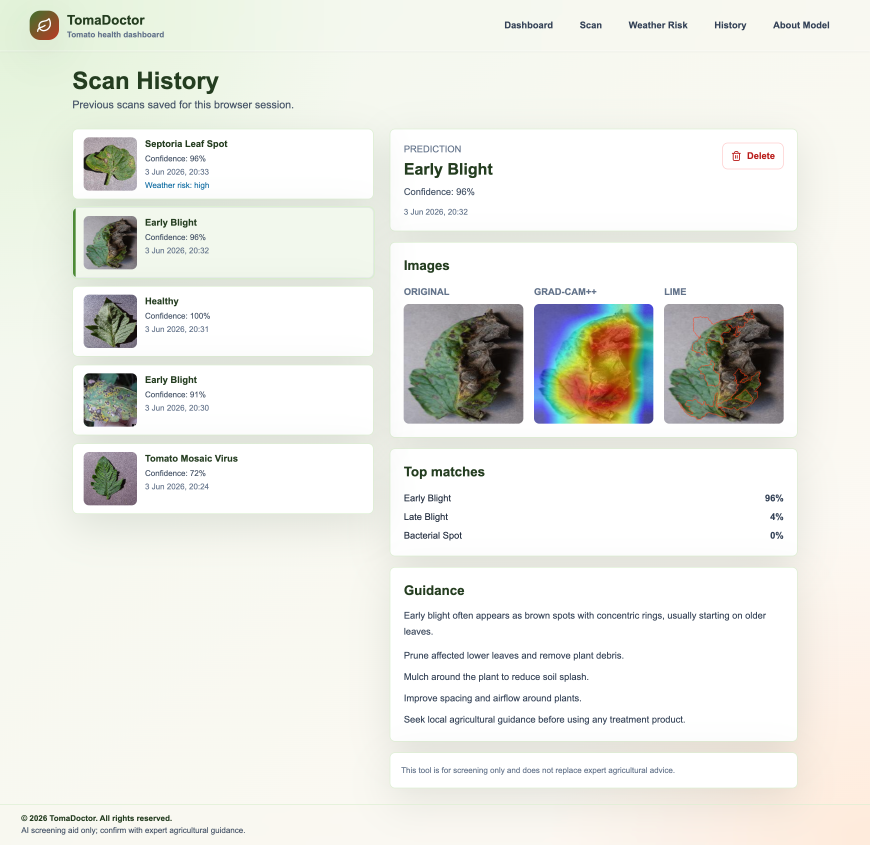
#> input picture Clips/history.png, 2610 x 2534 px (shown at 1/3 size)
$ python -i image_quality.py   (imports and definitions only)   (older library calls are emulated)
#> lines starting #> are read from the running program, lines starting #| are printed output that depends on the picture
from dataclasses import dataclass

import numpy as np
from PIL import Image


MIN_USABLE_DIMENSION = 160
MAX_USABLE_MEGAPIXELS = 40
DARK_MEAN_THRESHOLD = 35.0
DARK_P90_THRESHOLD = 75.0
BLUR_VARIANCE_THRESHOLD = 25.0
NOISE_RESIDUAL_THRESHOLD = 26.0


@dataclass(frozen=True)
class ImageQualityResult:
    is_usable: bool
    message: str | None = None


def _to_grayscale_array(image: Image.Image) -> np.ndarray:
    import cv2

    rgb = np.array(image.convert("RGB"))
    return cv2.cvtColor(rgb, cv2.COLOR_RGB2GRAY)


def assess_image_quality(image: Image.Image) -> ImageQualityResult:
    width, height = image.size
    if min(width, height) < MIN_USABLE_DIMENSION:
        return ImageQualityResult(is_usable=False, message="Image too small")

    megapixels = (width * height) / 1_000_000
    if megapixels > MAX_USABLE_MEGAPIXELS:
        return ImageQualityResult(
            is_usable=False,
            message="Image is too large. Please upload a smaller photo.",
        )

    gray = _to_grayscale_array(image)
    mean_luminance = float(gray.mean())
    p90_luminance = float(np.percentile(gray, 90))
    if mean_luminance < DARK_MEAN_THRESHOLD and p90_luminance < DARK_P90_THRESHOLD:
        return ImageQualityResult(is_usable=False, message="Image too dark")

    import cv2

    blur_score = float(cv2.Laplacian(gray, cv2.CV_64F).var())
    if blur_score < BLUR_VARIANCE_THRESHOLD:
        return ImageQualityResult(is_usable=False, message="Image too blurry")

    denoised = cv2.GaussianBlur(gray, (3, 3), 0)
    residual = gray.astype(np.float32) - denoised.astype(np.float32)
    noise_score = float(np.std(residual))
    if noise_score > NOISE_RESIDUAL_THRESHOLD:
        return ImageQualityResult(is_usable=False, message="Image too noisy")

    return ImageQualityResult(is_usable=True)

>>> from PIL import Image
>>> picture = Image.open('../../../Clips/history.png')
#> picture is the input picture: PIL image 2610x2534 RGBA; mean R, G, B, A 234.2, 235.3, 229.2, 255
>>> result = assess_image_quality(picture)
#> in _to_grayscale_array, `return cv2.cvtColor(rgb, cv2.COLOR_RGB2GRAY)`:
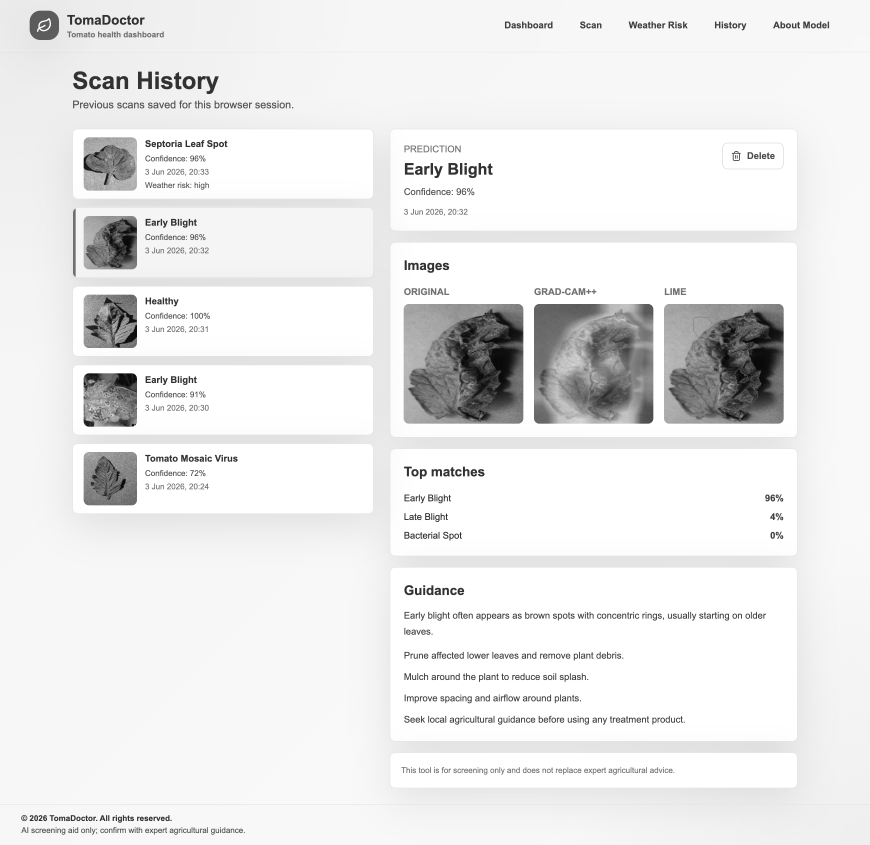
#> returned value: shape (2534, 2610) (shown at 1/3 size); min 1, max 255, mean 234.3
#> in assess_image_quality, `mean_luminance = float(gray.mean())`: mean_luminance = 234.3
#> in assess_image_quality, `p90_luminance = float(np.percentile(gray, 90))`: p90_luminance = 255
#> in assess_image_quality, `blur_score = float(cv2.Laplacian(gray, cv2.CV_64F).var())`: blur_score = 581.8
#> in assess_image_quality, `residual = gray.astype(np.float32) - denoised.astype(np.float32)`:
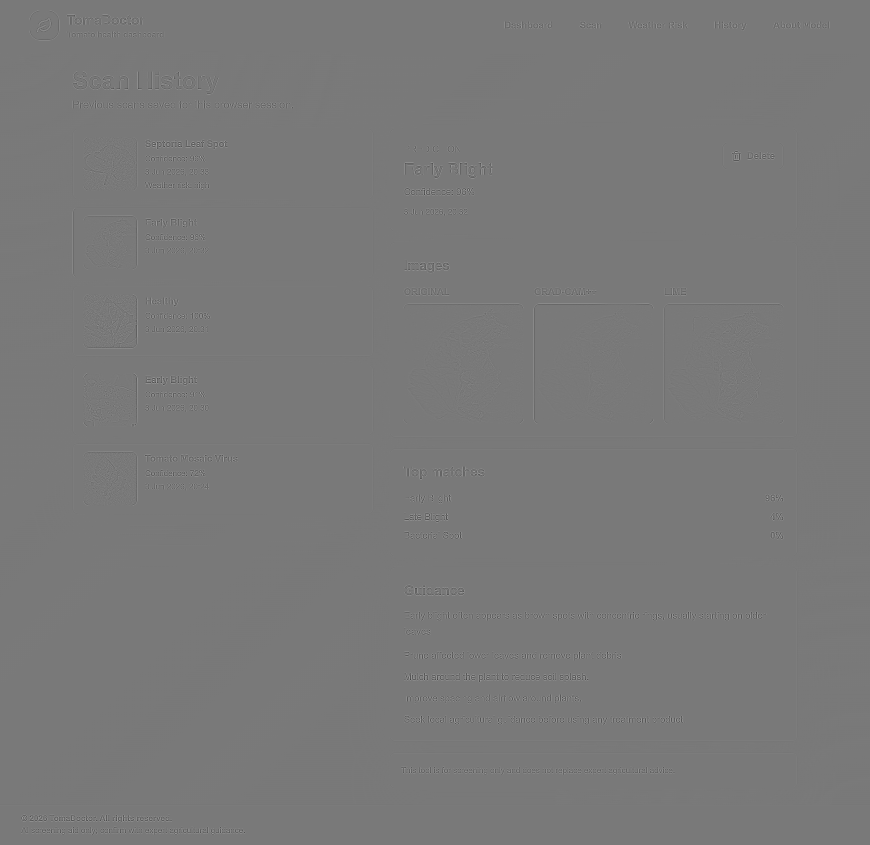
#> residual: shape (2534, 2610) float32 (shown at 1/3 size); min -96, max 105, mean 0; drawn with min black and max white
#> in assess_image_quality, `noise_score = float(np.std(residual))`: noise_score = 5.34

$ run again, on Clips/scan_2.png
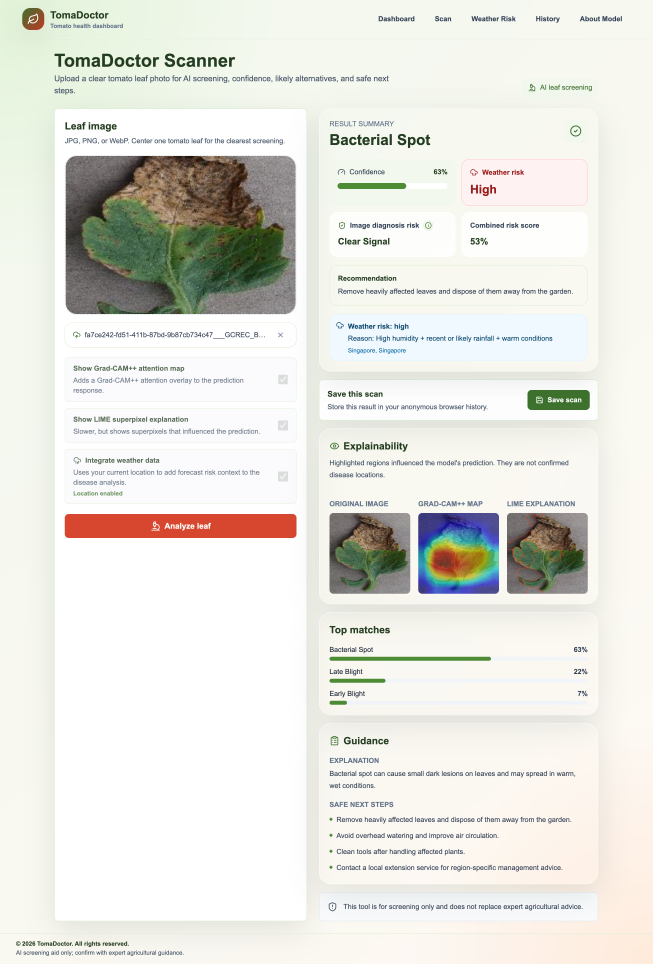
#> input picture Clips/scan_2.png, 2610 x 3854 px (shown at 1/4 size)
#> picture is the input picture: PIL image 2610x3854 RGBA; mean R, G, B, A 229.6, 229.5, 223.2, 255
#> in _to_grayscale_array, `return cv2.cvtColor(rgb, cv2.COLOR_RGB2GRAY)`:
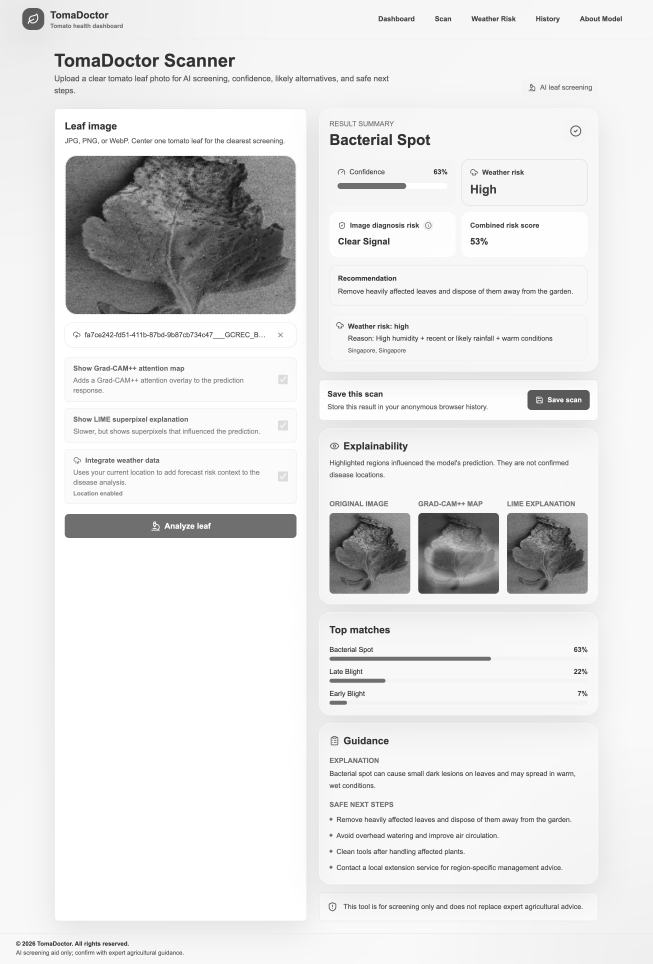
#> returned value: shape (3854, 2610) (shown at 1/4 size); min 5, max 255, mean 228.8
#> mean_luminance = 228.8
#> p90_luminance = 255
#> blur_score = 602.1
#> noise_score = 5.5
